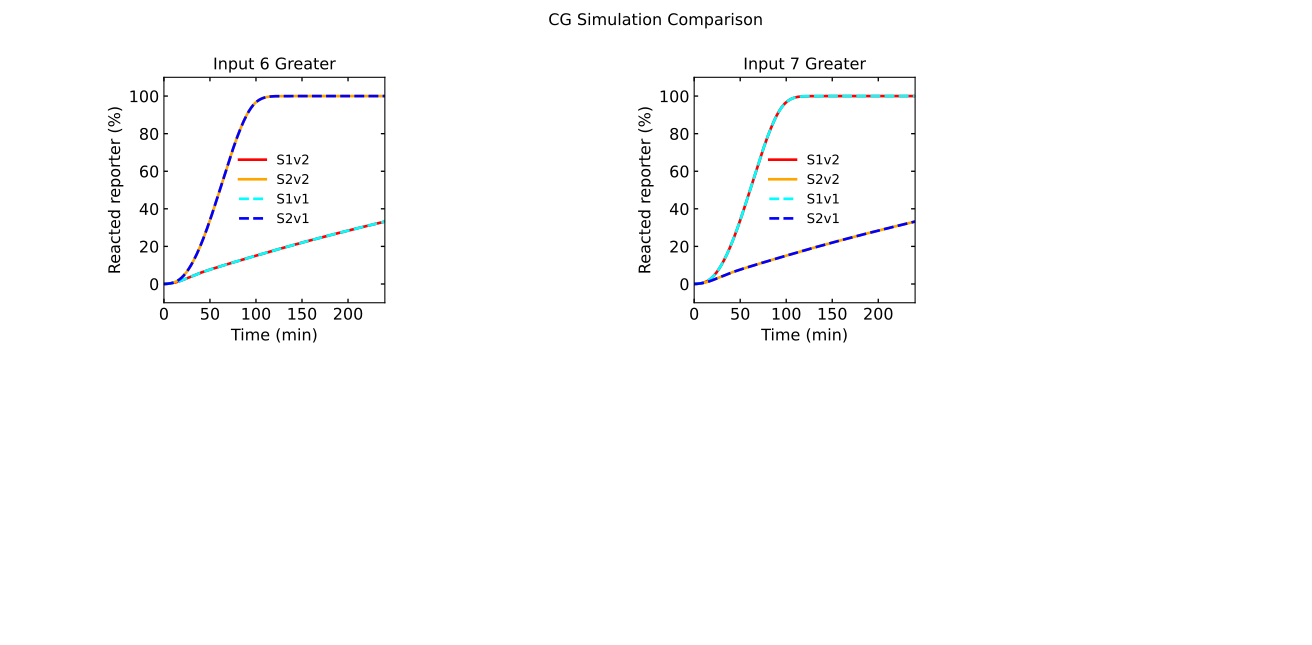

The script that drew this image:
# -*- coding: utf-8 -*-
"""
Created on Mon Jul 11 15:31:56 2022

@author: tnm12
"""

import numpy as np
import scipy.integrate as spi
import matplotlib as mpl
import matplotlib.pyplot as plt
from matplotlib.ticker import MaxNLocator
from matplotlib import cm
import time

import sys
sys.path.insert(1,'C:\\Users\\tnm12\\SURF')
import Simulatorv2021 as RSDs #import simulator version 2.0.2.1
    
##############################################################################
#Simulations
##############################################################################

IN_temp1 = [25,10]
                    #input templates
IN_temp2 = [10,25]

REP_con = 500 #reporter concentration

t_sim = np.linspace(0,6,1001)*3600 # seconds


model1 = RSDs.RSD_sim(10) # define the model instance and # of domains

#specify species invovled in the reaction
model1.molecular_species('CG{6,7}',DNA_con=45)
model1.molecular_species('g{6,2}',DNA_con=15)
model1.molecular_species('g{7,1}',DNA_con=15)
model1.molecular_species('REP{1}',DNA_con=REP_con)
model1.molecular_species('REP{2}',DNA_con=REP_con)


for n in range(len(IN_temp1)):

    model1.molecular_species('IN{6}',DNA_con=IN_temp1[n])
    model1.molecular_species('IN{7}',DNA_con=IN_temp2[n])
    
    
    # simulate the model
    model1.simulate(t_sim,smethod='BDF') #BDF method is used because of varying time scales
    

    # pull out the species from the model solution to plot
    S1 = model1.output_concentration('S{1}')
    S2 = model1.output_concentration('S{2}')
    
    
    plt.subplot(2,4,1+n*2)
    plt.plot(model1.t/60,(S1/REP_con)*100,color='red',linewidth=2,linestyle='-')
    plt.plot(model1.t/60,(S2/REP_con)*100,color='orange',linewidth=2,linestyle='-')
    
    fs = 12
    plt.xticks(fontsize=fs)
    plt.yticks(fontsize=fs)
    plt.ylim(-10,110)
    plt.xlim(0,240)
    ax1 = plt.gca()
    ax1.xaxis.set_tick_params(which='both',size=3,width=1,direction='in',top='on')
    #ax1.xaxis.set_major_locator(MaxNLocator(integer=True))
    ax1.yaxis.set_tick_params(which='both',size=3,width=1,direction='in',right='on')
    plt.xlabel('Time (min)',fontsize=fs)
    plt.ylabel('Reacted reporter (%)',fontsize=fs)



sys.path.insert(1,'C:\\Users\\tnm12\\SURF')
import Simulator1 as RSDs #import version 1 of simulator
    


##############################################################################
#Simulations
##############################################################################


t_sim = np.linspace(0,6,1001)*3600 # seconds

k_txn = 0.013 #transcription rate


model2 = RSDs.RSD_sim(10) # define the model instance

# specify DNA txn templates and reporters and concentrations
model2.DNA_species('gate','6_7 wta',temp_con=45)

model2.DNA_species('gate','6_2',temp_con=15)
model2.DNA_species('gate','7_1',temp_con=15)

model2.DNA_species('reporter','REP1',temp_con=REP_con)
model2.DNA_species('reporter','REP2',temp_con=REP_con)


for n in range(len(IN_temp1)):
    
    model2.DNA_species('output','O6',temp_con=IN_temp1[n])
    model2.DNA_species('output','O7',temp_con=IN_temp2[n])
    
    # simulate the model
    model2.simulate(t_sim,1,k_txn)
    
    # pull out the species from the model solution to plot
    REP1 = model2.output_concentration['REP1']
    REP2 = model2.output_concentration['REP2']
    
    
    plt.subplot(2,4,1+n*2)
    plt.plot(model2.sol.t/60,(1-REP1/REP_con)*100,color='aqua',linewidth=2,linestyle='--')
    plt.plot(model2.sol.t/60,(1-REP2/REP_con)*100,color='blue',linewidth=2,linestyle='--')
    
    fs = 12
    plt.xticks(fontsize=fs)
    plt.yticks(fontsize=fs)
    plt.ylim(-10,110)
    plt.xlim(0,240)
    ax1 = plt.gca()
    ax1.xaxis.set_tick_params(which='both',size=3,width=1,direction='in',top='on')
    #ax1.xaxis.set_major_locator(MaxNLocator(integer=True))
    ax1.yaxis.set_tick_params(which='both',size=3,width=1,direction='in',right='on')
    plt.xlabel('Time (min)',fontsize=fs)
    plt.ylabel('Reacted reporter (%)',fontsize=fs)
    if n == 0:
        plt.title('Input 6 Greater')
    else:
        plt.title('Input 7 Greater')
    plt.legend(['S1v2','S2v2','S1v1','S2v1'],frameon=False)

plt.suptitle('CG Simulation Comparison')
